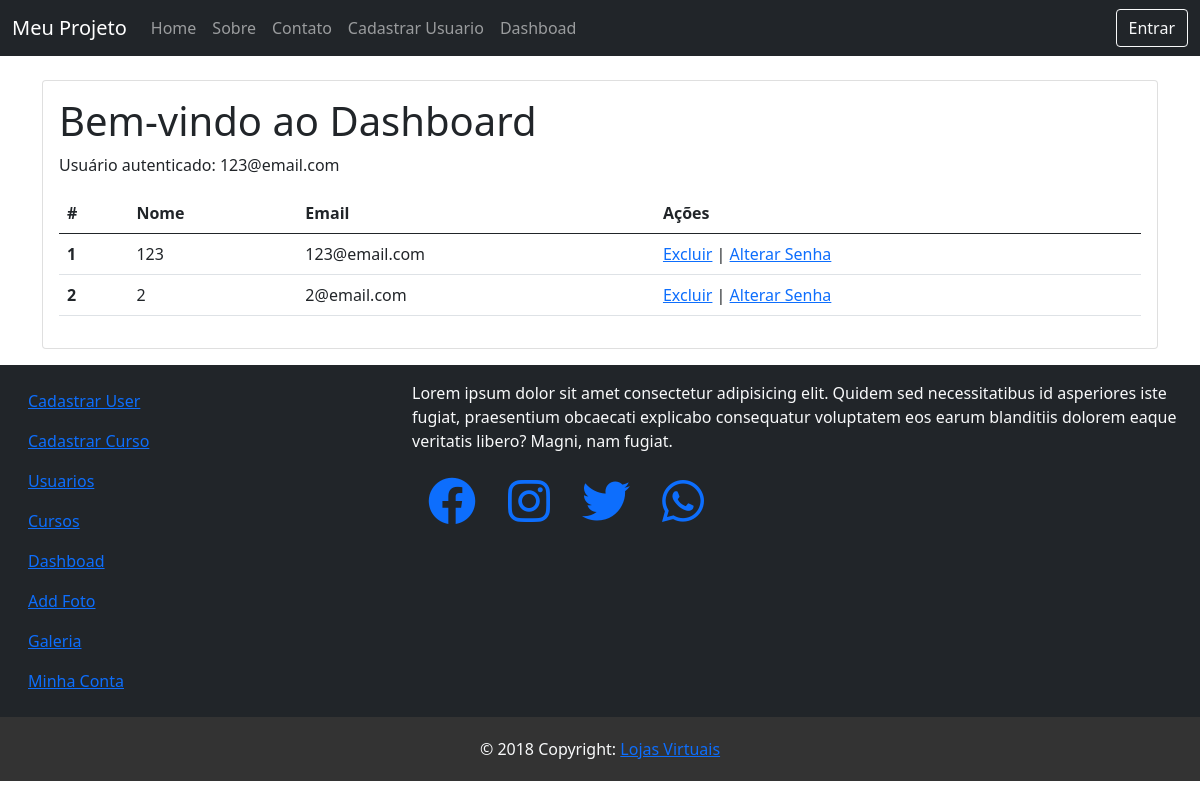
Screenshot of /dashboard (signed in) with the database file from the repository.
### appHome/models.py (models this page shows, shortened)
class Usuario(AbstractBaseUser, PermissionsMixin):
    email = models.EmailField(unique=True)
    nome = models.CharField(max_length=30)
    is_active = models.BooleanField(default=True)
    is_staff = models.BooleanField(default=False)
    imagem = models.ImageField(upload_to='imagens/users/', null=True)
    objects = UsuarioManager()
    USERNAME_FIELD = 'email'
    REQUIRED_FIELDS = ['nome']
    groups = models.ManyToManyField(
        Group,
        related_name='usuario_set',  # Define um nome único para evitar conflito
        blank=True,
    )
    user_permissions = models.ManyToManyField(
        Permission,
        related_name='usuario_set',  # Define um nome único para evitar conflito
        blank=True,
    )

### appHome/views.py (the view)
# urls.py: path("dashboard", views.dashboard, name="dashboard"),
def dashboard(request):
    if 'email' not in request.session:
        return redirect('fazer_login')
    userList = Usuario.objects.all().values()  # Obtém todos os usuários como dicionários
    context = {
        'usuarios': userList,
        'email': request.session['email']  # Passa o email do usuário autenticado para exibir no template
    }
    template = loader.get_template("dashboard.html")
    return HttpResponse(template.render(context))

### appHome/templates/dashboard.html
{% extends "base.html" %}
{% load static %}
{% block main %}
<div class="card mb-3">
  <div class="card-body">
        <h1>Bem-vindo ao Dashboard</h1>
    <p>Usuário autenticado: {{ email }}</p>
    <table class="table table-hover">
      <thead>
        <tr>
          <th scope="col">#</th>
          <th scope="col">Nome</th>
          <th scope="col">Email</th>
          <th scope="col">Ações</th>
        </tr>
      </thead>
      <tbody>
        {% for user in usuarios %}
        <tr>
          <th scope="row">{{ user.id }}</th>
          <td>{{ user.nome }}</td>
          <td>{{ user.email }}</td>
          <td>
            <a href="{% url 'excluir_usuario' user.id %}">Excluir</a> |
                      <a href="{% url 'redefinir_senha' user.id %}">Alterar Senha</a>
          </td>
        </tr>
        {% endfor %}
      </tbody>
    </table>
  </div>
</div>
{% endblock %}

### appHome/templates/base.html (style rules this page uses)
body { padding-top: 56px; }

### rows the page displays
Usuario: email "123@email.com", id "1", nome "123"
Usuario: id "2", nome "2", email "2@email.com"
